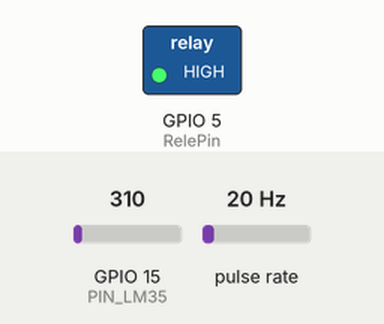
A sketch run on a simulated ESP32. Shown: switched loads named in the sketch (green lamp = pin HIGH). Wiring (inferred from the names in the program): pulse sensor: data GPIO 2. The inputs (shaded band) are chosen by the test bench; at power-on: GPIO 15 (PIN_LM35) = 310, pulse rate 20 Hz. What the sketch prints to the serial monitor is not drawn.

Above: at 2.2 s.
2.3 s: GPIO 15 (PIN_LM35) set to 355
4.2 s: GPIO 15 (PIN_LM35) set to 405
At 6.2 s:
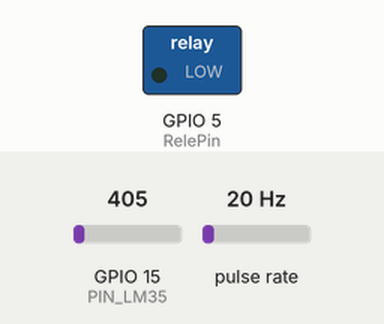
7.5 s: GPIO 15 (PIN_LM35) set to 372
At 8.7 s:
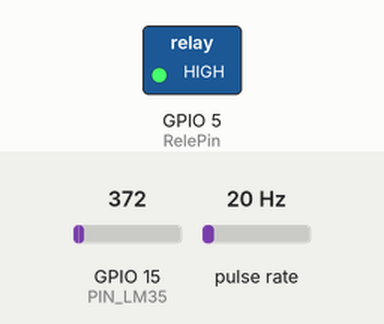
9.5 s: GPIO 15 (PIN_LM35) set to 434
At 11.4 s:
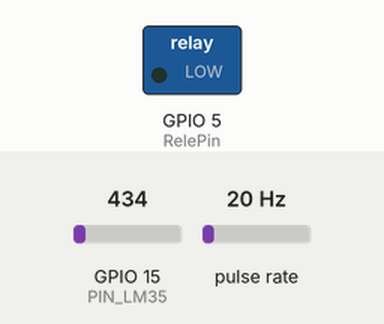
Timing chart, 0 to 12.5 s (numbered marks = the images above; inputs shaded):
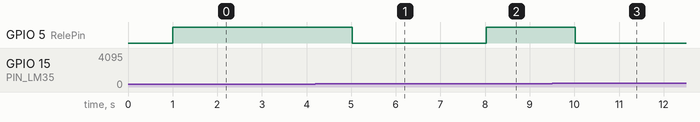

The sketch:

Prototipo_IOT_V2.ino
```cpp
/*Code for 1'st prototype
 * Subject: IoT
 *
 * Author: t$1p¡ni
 * Date: Oct 16,2022
 *
 * Version: 2.0
 *
 * Notes:
 * All sensor reading's print on terminal
 * The control algorithm need's minor fixes
 */


/*PIN Definitions*/
#define PIN_LM35      15 // ESP32 pin GIOP36 (ADC0) connected to LM35
#define SENSOR        2

/*#define PIN_FLOWSENSOR  2 // Could be any available*/
#define RELE_1          5

/*Definitions for LM35*/
#define ADC_VREF_mV    3300.0 // in millivolt
#define ADC_RESOLUTION 4096.0
int adcVal = 0;
float milliVolt = 0;
float tempC = 0;

/*Definitions for Rele's*/
const int RelePin = RELE_1;

/*Definitions for flow meter*/

long currentMillis = 0;
long previousMillis = 0;
int interval = 1000;
boolean ledState = LOW;
float calibrationFactor = 4.5;
volatile byte pulseCount;
byte pulse1Sec = 0;
float flowRate;
unsigned int flowMilliLitres;
unsigned long totalMilliLitres;

void IRAM_ATTR pulseCounter()
{
  pulseCount++;
}

void setup() {
/*Serial monitor setup*/
 Serial.begin(9600);
digitalWrite (RelePin, LOW);
delay(1000);

digitalWrite (RelePin, HIGH);
/*Flow sensor*/
  pinMode(SENSOR, INPUT_PULLUP);
  pulseCount = 0;
  flowRate = 0.0;
  flowMilliLitres = 0;
  totalMilliLitres = 0;
  previousMillis = 0;
    attachInterrupt(digitalPinToInterrupt(SENSOR), pulseCounter, FALLING);


/*Rele's*/
  pinMode (RelePin, OUTPUT);
}

void loop() {

  /*Flow sensor*/

   currentMillis = millis();
  if (currentMillis - previousMillis > interval) {

    pulse1Sec = pulseCount;
    pulseCount = 0;

    // Because this loop may not complete in exactly 1 second intervals we calculate
    // the number of milliseconds that have passed since the last execution and use
    // that to scale the output. We also apply the calibrationFactor to scale the output
    // based on the number of pulses per second per units of measure (litres/minute in
    // this case) coming from the sensor.
    flowRate = ((1000.0 / (millis() - previousMillis)) * pulse1Sec) / calibrationFactor;
    previousMillis = millis();

    // Divide the flow rate in litres/minute by 60 to determine how many litres have
    // passed through the sensor in this 1 second interval, then multiply by 1000 to
    // convert to millilitres.
    flowMilliLitres = (flowRate / 60) * 1000;

    // Add the millilitres passed in this second to the cumulative total
    totalMilliLitres += flowMilliLitres;

    // Print the flow rate for this second in litres / minute
    Serial.print(" Flow rate: ");
    Serial.print(int(flowRate));  // Print the integer part of the variable
    Serial.print("L/min");
    Serial.print("\t");       // Print tab space

    // Print the cumulative total of litres flowed since starting
    Serial.print("Output Liquid Quantity: ");
    Serial.print(totalMilliLitres);
    Serial.print("mL / ");
    Serial.print(totalMilliLitres / 1000);
    Serial.println("L");

/*End flow sensor*/

/*  LM35  */

  adcVal = analogRead(PIN_LM35);                              /*read the ADC value from the temperature sensor*/
  milliVolt = (adcVal/ADC_RESOLUTION) * ADC_VREF_mV;  /*convert the ADC value to voltage in millivolt*/
  tempC = milliVolt / 10;                                /*convert the voltage to the temperature in °C*/

 /*print the °C temperature in the Serial Monitor:*/
  Serial.print("Temperature: ");
  Serial.print(tempC);
  Serial.print("°C");


/*  End LM35  */

/*Comtrol*/

if (tempC>=30)
{
   digitalWrite (RelePin, LOW);
   Serial.print(" Valve ON");
}
else
{
  digitalWrite (RelePin, HIGH);
  Serial.print(" Valve OFF");
}
/*End of control*/


}

} /*Loop END*/
```

Measured:
- the behaviour switches between 372 and 373 on GPIO 15 (PIN_LM35) (found by bisection; images 0 and 1)
- after the input at 2.3 s, every drawn part: stays the same
- after the input at 4.2 s, GPIO 5 (RelePin): HIGH → LOW after 0.82 s
- after the input at 7.5 s, GPIO 5 (RelePin): LOW → HIGH after 0.52 s
- after the input at 9.5 s, GPIO 5 (RelePin): HIGH → LOW after 0.52 s
